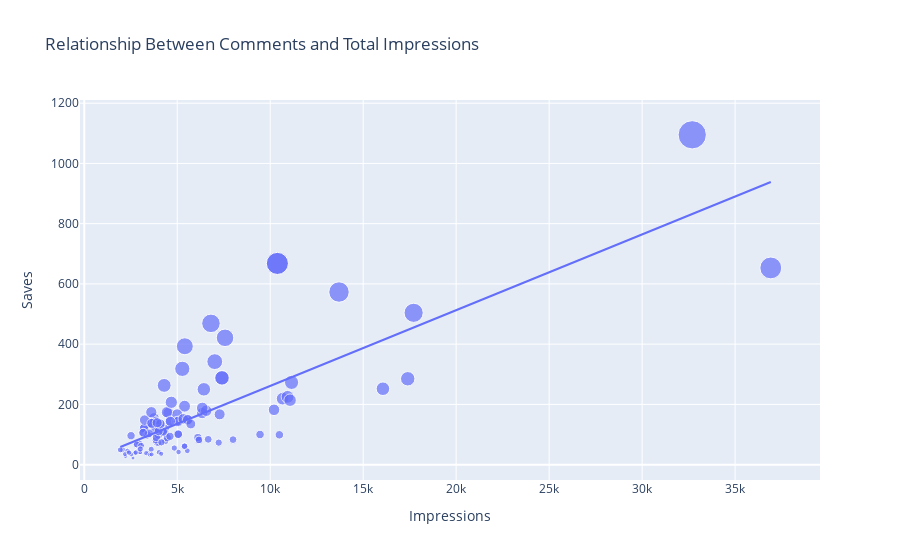

Notebook code cell kept with this figure:
### Markdown cell above
# Now let’s have a look at the relationship between the number of saves and the number of impressions:

### Code cell
fig= px.scatter(data_frame=df, x='Impressions', y='Saves', size='Saves',trendline="ols", title="Relationship Between Comments and Total Impressions")
fig.show()
